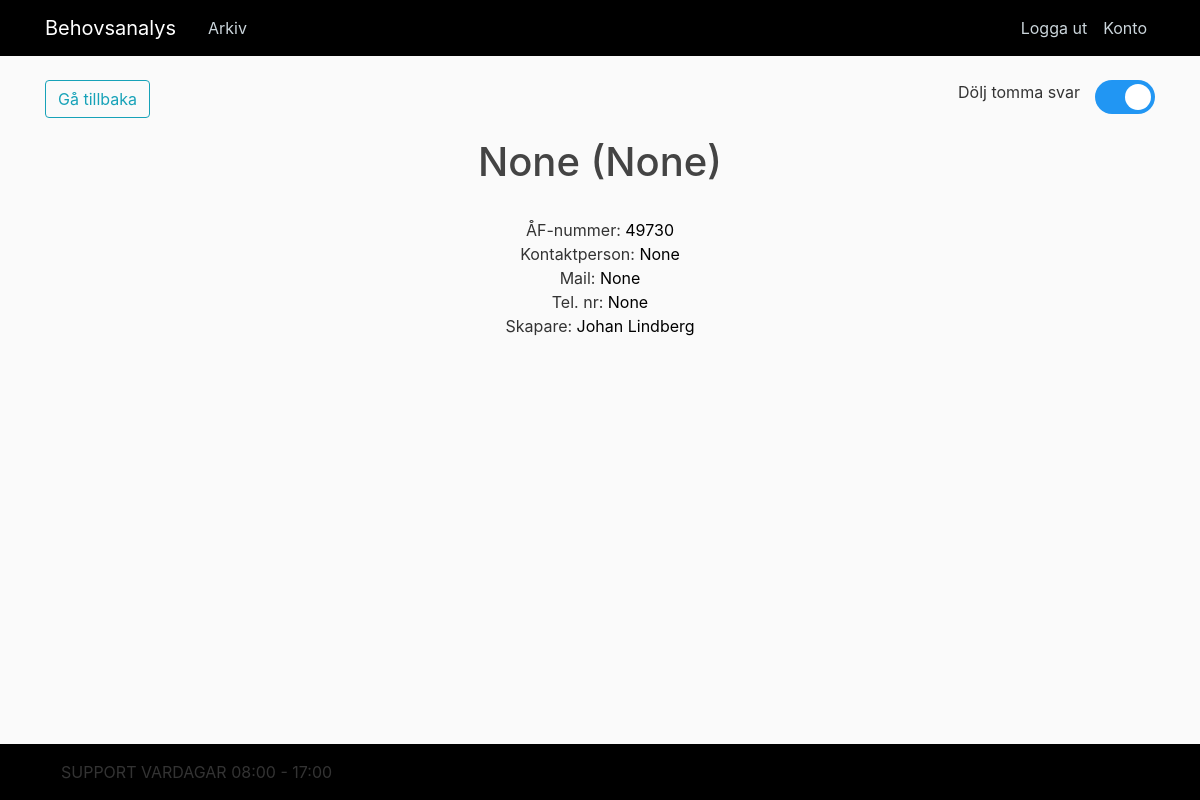
/kund/10310404153 (signed in), run on an earlier commit of the app's database.
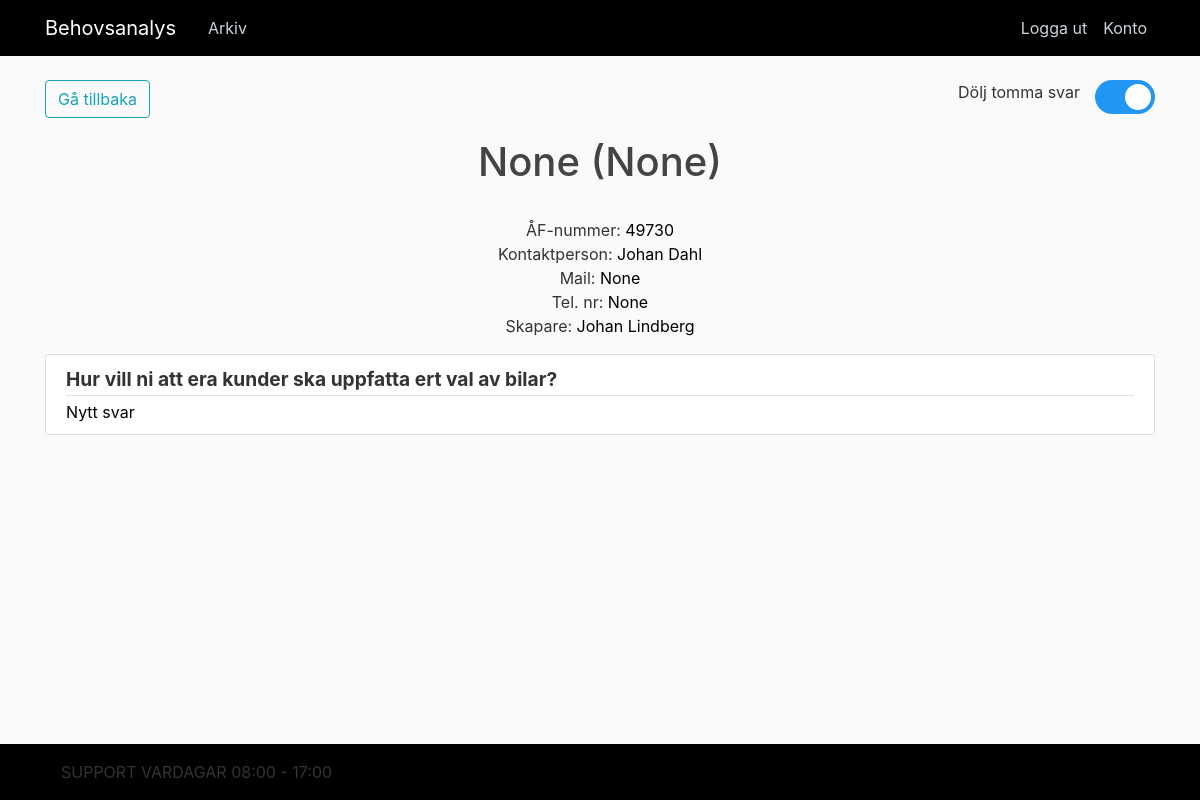
And on a later commit of the database.
### app/models.py (models this page shows, shortened)
class Responses(db.Model, UserMixin):
    response_id = db.Column(db.String(20), primary_key=True)
    timestamp = db.Column(db.String(30))
    q1 = db.Column(db.String(150))
    q2 = db.Column(db.String(150))
    q3 = db.Column(db.String(150), unique=True)
    q4 = db.Column(db.String(150))
    q5 = db.Column(db.String(150))
    q6 = db.Column(db.String(150))
    q7 = db.Column(db.String(150))
    q8 = db.Column(db.String(150))
    q9 = db.Column(db.String(500))
    q10 = db.Column(db.String(500))
    q11 = db.Column(db.String(500))
    q12 = db.Column(db.String(500))
    q13 = db.Column(db.String(500))
    q14 = db.Column(db.String(500))
    q15 = db.Column(db.String(500))
    q16 = db.Column(db.String(500))
    q17 = db.Column(db.String(500))
    q18 = db.Column(db.String(500))
    q19 = db.Column(db.String(500))
    q20 = db.Column(db.String(500))
    q21 = db.Column(db.String(500))
    q22 = db.Column(db.String(500))
    q23 = db.Column(db.String(500))
    q24 = db.Column(db.String(500))
    q25 = db.Column(db.String(500))
    q26 = db.Column(db.String(500))
    q27 = db.Column(db.String(500))
    q28 = db.Column(db.String(500))
    q29 = db.Column(db.String(500))
    q30 = db.Column(db.String(500))
    q31 = db.Column(db.String(500))
    q32 = db.Column(db.String(500))
    q33 = db.Column(db.String(500))
    q34 = db.Column(db.String(500))
    q35 = db.Column(db.String(500))
    q36 = db.Column(db.String(500))
    q37 = db.Column(db.String(500))
    q38 = db.Column(db.String(500))
    q39 = db.Column(db.String(500))
    q40 = db.Column(db.String(500))
    q41 = db.Column(db.String(500))
    q42 = db.Column(db.String(500))
    q43 = db.Column(db.String(500))
    q44 = db.Column(db.String(500))
    q45 = db.Column(db.String(500))
    q46 = db.Column(db.String(500))
    q47 = db.Column(db.String(500))
    q48 = db.Column(db.String(500))
    q49 = db.Column(db.String(500))
    q50 = db.Column(db.String(500))
    q51 = db.Column(db.String(500))
    q52 = db.Column(db.String(500))
    q53 = db.Column(db.String(500))
    q54 = db.Column(db.String(500))
    q55 = db.Column(db.String(500))
    q56 = db.Column(db.String(500))
    q57 = db.Column(db.String(500))
    q58 = db.Column(db.String(500))
    q59 = db.Column(db.String(500))
    q60 = db.Column(db.String(500))
    q61 = db.Column(db.String(500))
    q62 = db.Column(db.String(500))
    q63 = db.Column(db.String(500))
    q64 = db.Column(db.String(500))
    q65 = db.Column(db.String(500))
    q66 = db.Column(db.String(500))
    q67 = db.Column(db.String(500))
    q68 = db.Column(db.String(500))
    q69 = db.Column(db.String(500))
    q70 = db.Column(db.String(500))
    q71 = db.Column(db.String(500))
    q72 = db.Column(db.String(500))
    q73 = db.Column(db.String(500))
    q74 = db.Column(db.String(500))
    q75 = db.Column(db.String(500))
    q76 = db.Column(db.String(500))
    q77 = db.Column(db.String(500))
    q78 = db.Column(db.String(500))
    q79 = db.Column(db.String(500))
    q80 = db.Column(db.String(500))
    q81 = db.Column(db.String(500))
    q82 = db.Column(db.String(500))
    q83 = db.Column(db.String(500))
    q84 = db.Column(db.String(500))
    q85 = db.Column(db.String(500))
    q86 = db.Column(db.String(500))
    q87 = db.Column(db.String(500))
    q88 = db.Column(db.String(500))
    q89 = db.Column(db.String(500))
    q90 = db.Column(db.String(500))
    q91 = db.Column(db.String(500))
    q92 = db.Column(db.String(500))
    q93 = db.Column(db.String(500))
    q94 = db.Column(db.String(500))
    q95 = db.Column(db.String(500))
    q96 = db.Column(db.String(500))
    q97 = db.Column(db.String(500))
    q98 = db.Column(db.String(500))
    q99 = db.Column(db.String(500))
    q100 = db.Column(db.String(500))
    q101 = db.Column(db.String(500))
    q102 = db.Column(db.String(500))
    q103 = db.Column(db.String(500))
    q104 = db.Column(db.String(500))
    q105 = db.Column(db.String(500))
    q106 = db.Column(db.String(500))
    q107 = db.Column(db.String(500))
    q108 = db.Column(db.String(500))
    q109 = db.Column(db.String(500))
    q110 = db.Column(db.String(500))
    q111 = db.Column(db.String(500))
    q112 = db.Column(db.String(500))
    q113 = db.Column(db.String(500))
    q114 = db.Column(db.String(500))
    q115 = db.Column(db.String(500))
    q116 = db.Column(db.String(500))
    q117 = db.Column(db.String(500))
    q118 = db.Column(db.String(500))
    q119 = db.Column(db.String(500))
    q120 = db.Column(db.String(500))
    q121 = db.Column(db.String(500))
    q122 = db.Column(db.String(500))
    q123 = db.Column(db.String(500))
    q124 = db.Column(db.String(500))
    q125 = db.Column(db.String(500))
    q126 = db.Column(db.String(500))
    q127 = db.Column(db.String(500))
    q128 = db.Column(db.String(500))
    q129 = db.Column(db.String(500))
    q130 = db.Column(db.String(500))
    q131 = db.Column(db.String(500))
    q132 = db.Column(db.String(500))
    q133 = db.Column(db.String(500))
    q134 = db.Column(db.String(500))
    q135 = db.Column(db.String(500))
    q136 = db.Column(db.String(500))
    q137 = db.Column(db.String(500))
    q138 = db.Column(db.String(500))
    q139 = db.Column(db.String(500))
    q140 = db.Column(db.String(500))
    q141 = db.Column(db.String(500))
    q142 = db.Column(db.String(500))
    q143 = db.Column(db.String(500))
    q144 = db.Column(db.String(500))
    q145 = db.Column(db.String(500))
    q146 = db.Column(db.String(500))
    q147 = db.Column(db.String(500))
    q148 = db.Column(db.String(500))
    q149 = db.Column(db.String(500))
    q150 = db.Column(db.String(500))
    q151 = db.Column(db.String(500))
    q152 = db.Column(db.String(500))
    q153 = db.Column(db.String(500))
    q154 = db.Column(db.String(500))
    q155 = db.Column(db.String(500))
    q156 = db.Column(db.String(500))
    q157 = db.Column(db.String(500))
    q158 = db.Column(db.String(500))
    q159 = db.Column(db.String(500))
    q160 = db.Column(db.String(500))
    q161 = db.Column(db.String(500))
    q162 = db.Column(db.String(500))
    q163 = db.Column(db.String(500))
    q164 = db.Column(db.String(500))
    q165 = db.Column(db.String(500))
    q166 = db.Column(db.String(500))
    q167 = db.Column(db.String(500))
    q168 = db.Column(db.String(500))
    q169 = db.Column(db.String(500))
    q170 = db.Column(db.String(500))
    q171 = db.Column(db.String(500))
    q172 = db.Column(db.String(500))

### app/routes.py (the view)
@app.route("/kund/<response_id>")
@login_required
def responses(response_id):
    responses = Responses.query.filter_by(response_id=response_id).first()
    return render_template('responses.html', title=responses.q4, responses=responses, questions=question_dict, length=len(
        question_dict))

### app/models.py (called while the page is built)
@login_manager.user_loader
def load_user(user_id):
    return User.query.get(int(user_id))

### app/templates/responses.html (shortened to what this page needs)
{% extends "layout.html" %}
{% block content %}
<div id="Button_box">
    <div class="alignleft">
        <button onclick="window.history.back()" class="btn btn-outline-info">Gå tillbaka</button><br>
    </div>
    <div class="alignright">
        <div class="alignleft">
            Dölj tomma svar
        </div>
        <div class="alignright">
        <label class="switch">
            <span class="slider round"></span>
        </label>
        </div>
    </div>
</div>
<center>
	<h1>{{responses.q4}} ({{responses.q3}})</h1><br>
	ÅF-nummer: <a href="{{responses.response_id}}/q1">{{ responses.q1 }}</a> <br>
    Kontaktperson: <a href="{{responses.response_id}}/q6">{{ responses.q6 }}</a> <br>
    Mail: <a href="{{responses.response_id}}/q7">{{ responses.q7 }}</a> <br>
    Tel. nr: <a href="{{responses.response_id}}/q8">{{ responses.q8 }}</a> <br>
    Skapare: <a href="{{responses.response_id}}/q2">{{ responses.q2 }}</a></p>
</center>
{% for i in range(length) %}
	{% if loop.index > 9 %}
		{% set question = "q" ~ i|string %}
	<article class="media content-section">
	  <div class="media-body">
		  <div class="article-metadata">
			  <b><big>{{ questions[question] }}</big></b>
			  </div>
		  <a href="{{responses.response_id}}/{{question}}">{{ responses[question] }}</a>
	  </div>
	</article>
	{% endif %}
{% endfor %}
{% endblock content%}

### app/templates/layout.html (shortened to what this page needs)
<html>
<head>
    <link rel="stylesheet" href="https://maxcdn.bootstrapcdn.com/bootstrap/4.0.0/css/bootstrap.min.css">
    <link rel="stylesheet" type="text/css" href="{{ url_for('static', filename='main.css') }}">
</head>
<body>
	<header class="site-header">
	  <nav class="navbar navbar-expand-md navbar-dark bg-steel fixed-top">
	    <div class="container">
			<a class="navbar-brand mr-4" href="/">Behovsanalys</a>
	      <div class="collapse navbar-collapse" id="navbarToggle">
	        <div class="navbar-nav mr-auto">
				{% if current_user.is_authenticated %}
	          <a class="nav-item nav-link" href="{{ url_for('kund') }}">Arkiv</a>
				{% endif %}
	        </div>
	        <div class="navbar-nav">
	        	{% if current_user.is_authenticated %}
	        		<a class="nav-item nav-link" href="{{ url_for('logout') }}">Logga ut</a>
	        		<a class="nav-item nav-link" href="{{ url_for('account') }}">Konto</a>
	        	{% else %}
	        		<a class="nav-item nav-link" href="{{ url_for('login') }}">Logga in</a>
	        	{% endif %}
	        </div>
	      </div>
	    </div>
	  </nav>
		<nav class="navbar navbar-expand-md navbar-dark bg-steel fixed-bottom">
			<div class="container">
				<div class="nav-item nav-link">SUPPORT VARDAGAR 08:00 - 17:00</div>
				<a href="mailto:support@vgsbehovsanalys.se?Subject=VGSBehovsanalys support">support@vgsbehovsanalys.se</a>
			</div>
		</nav>
	</header>
	<main role="main" class="container">
	  <div class="row">
	    <div class="col-md-12">
	    	{% block content %}{% endblock %}
	    </div>
	  </div>
	</main>
</body>
</html>

### app/static/main.css (style rules this page uses)
body { background: #fafafa; color: #333333; margin-top: 5rem; }
h1, h2, h3, h4, h5, h6 { color: #444444; }
.bg-steel { background-color: #000000; }
.site-header .navbar-nav .nav-link { color: #cbd5db; }
.content-section { background: #ffffff; padding: 10px 20px; border: 1px solid #dddddd; border-radius: 3px; margin-bottom: 20px; }
.article-metadata { padding-bottom: 1px; margin-bottom: 4px; border-bottom: 1px solid #e3e3e3 }

### app/templates/responses.html (style rules this page uses)
a { color: black; }
.switch { position: relative; display: inline-block; width: 60px; height: 34px; }
.slider { position: absolute; cursor: pointer; top: 0; left: 0; right: 0; bottom: 0; background-color: #ccc; -webkit-transition: .4s; transition: .4s; }
.slider:before { position: absolute; content: ""; height: 26px; width: 26px; left: 4px; bottom: 4px; background-color: white; -webkit-transition: .4s; transition: .4s; }
input:checked + .slider { background-color: #2196F3; }
input:checked + .slider:before { -webkit-transform: translateX(26px); -ms-transform: translateX(26px); transform: translateX(26px); }
.slider.round { border-radius: 34px; }
.slider.round:before { border-radius: 50%; }
.alignleft { float: left; margin-right: 15px; }
.alignright { float: right; }

What changed in the data, as far as the page shows it:
changed Responses "None": q6 "None" → "Johan Dahl"
Also different on the page:
new list line: "Hur vill ni att era kunder ska uppfatta ert val av bilar?"
new list line: "Nytt svar"
